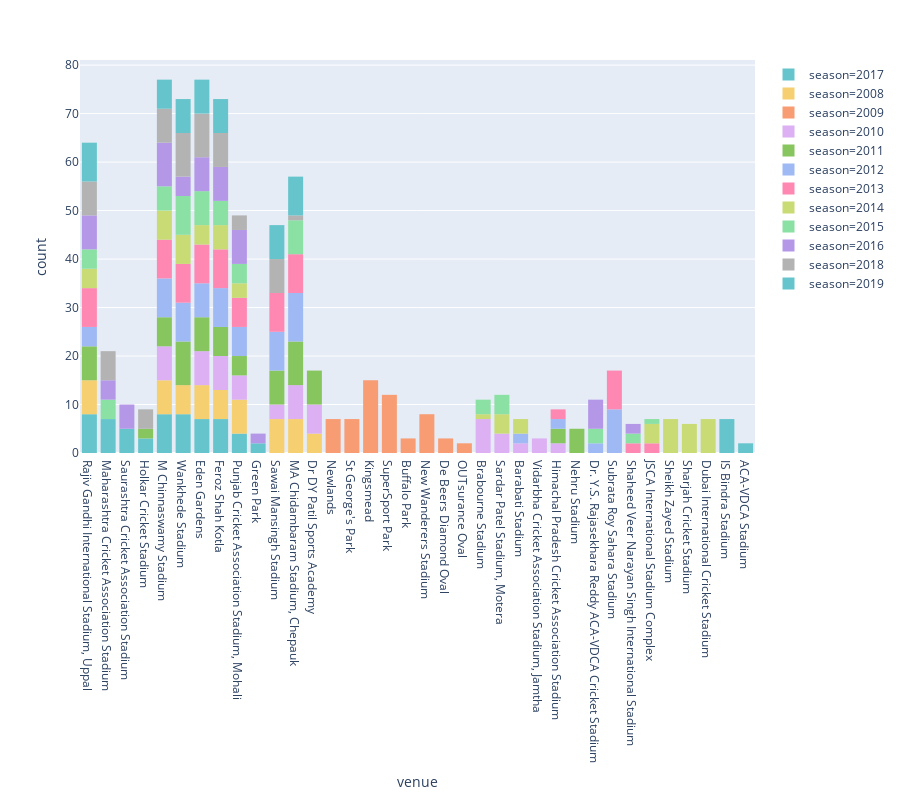

Notebook code cell kept with this figure:
### Code cell
fig=ps.histogram(data_frame=df_complete,x='venue',color='season',height=800,width=900,color_discrete_sequence=ps.colors.qualitative.Pastel)
fig.show()

### Figure 1 — Plotly figure (JSON) as saved in the notebook; plotly's stock layout.template omitted (floating-point values rounded to 4 significant figures)
{"data": [{"hovertemplate": "season=2017<br>venue=%{x}<br>count=%{y}", "showlegend": true, "legendgroup": "season=2017", "name": "season=2017", "yaxis": "y", "marker": {"color": "rgb(102, 197, 204)"}, "hoverlabel": {"namelength": 0}, "offsetgroup": "season=2017", "xaxis": "x", "bingroup": "x", "x": ["Rajiv Gandhi International Stadium, Uppal", "Maharashtra Cricket Association Stadium", "Saurashtra Cricket Association Stadium", "Holkar Cricket Stadium", "M Chinnaswamy Stadium", "Rajiv Gandhi International Stadium, Uppal", "Wankhede Stadium", "Holkar Cricket Stadium", "Maharashtra Cricket Association Stadium", "Wankhede Stadium", "Eden Gardens", "M Chinnaswamy Stadium", "Saurashtra Cricket Association Stadium", "Eden Gardens", "Feroz Shah Kotla", "Wankhede Stadium", "M Chinnaswamy Stadium", "Feroz Shah Kotla", "Rajiv Gandhi International Stadium, Uppal", "Saurashtra Cricket Association Stadium", "Rajiv Gandhi International Stadium, Uppal", "Holkar Cricket Stadium", "Eden Gardens", "Wankhede Stadium", "Maharashtra Cricket Association Stadium", "Saurashtra Cricket Association Stadium", "Eden Gardens", "Wankhede Stadium", "Maharashtra Cricket Association Stadium", "M Chinnaswamy Stadium", "Eden Gardens", "Punjab Cricket Association Stadium, Mohali", "Maharashtra Cricket Association Stadium", "Saurashtra Cricket Association Stadium", "Punjab Cricket Association Stadium, Mohali", "Rajiv Gandhi International Stadium, Uppal", "Wankhede Stadium", "Maharashtra Cricket Association Stadium", "Feroz Shah Kotla", "Eden Gardens", "Feroz Shah Kotla", "M Chinnaswamy Stadium", "Rajiv Gandhi International Stadium, Uppal", "Feroz Shah Kotla", "M Chinnaswamy Stadium", "Punjab Cricket Association Stadium, Mohali", "Rajiv Gandhi International Stadium, Uppal", "Punjab Cricket Association Stadium, Mohali", "Green Park", "Wankhede Stadium", "Feroz Shah Kotla", "Green Park", "Eden Gardens", "Maharashtra Cricket Association Stadium", "Feroz Shah Kotla", "Wankhede Stadium", "M Chinnaswamy Stadium", "M Chinnaswamy Stadium", "Rajiv Gandhi International Stadium, Uppal"], "alignmentgroup": "True", "type": "histogram", "orientation": "v"}, {"hovertemplate": "season=2008<br>venue=%{x}<br>count=%{y}", "showlegend": true, "legendgroup": "season=2008", "name": "season=2008", "yaxis": "y", "marker": {"color": "rgb(246, 207, 113)"}, "hoverlabel": {"namelength": 0}, "offsetgroup": "season=2008", "xaxis": "x", "bingroup": "x", "x": ["M Chinnaswamy Stadium", "Punjab Cricket Association Stadium, Mohali", "Feroz Shah Kotla", "Wankhede Stadium", "Eden Gardens", "Sawai Mansingh Stadium", "Rajiv Gandhi International Stadium, Uppal", "MA Chidambaram Stadium, Chepauk", "Rajiv Gandhi International Stadium, Uppal", "Punjab Cricket Association Stadium, Mohali", "M Chinnaswamy Stadium", "MA Chidambaram Stadium, Chepauk", "Dr DY Patil Sports Academy", "Punjab Cricket Association Stadium, Mohali", "M Chinnaswamy Stadium", "Eden Gardens", "Feroz Shah Kotla", "Rajiv Gandhi International Stadium, Uppal", "Sawai Mansingh Stadium", "MA Chidambaram Stadium, Chepauk", "Rajiv Gandhi International Stadium, Uppal", "Punjab Cricket Association Stadium, Mohali", "Dr DY Patil Sports Academy", "Sawai Mansingh Stadium", "M Chinnaswamy Stadium", "MA Chidambaram Stadium, Chepauk", "Dr DY Patil Sports Academy", "Feroz Shah Kotla", "Eden Gardens", "Sawai Mansingh Stadium", "M Chinnaswamy Stadium", "MA Chidambaram Stadium, Chepauk", "Rajiv Gandhi International Stadium, Uppal", "Sawai Mansingh Stadium", "Punjab Cricket Association Stadium, Mohali", "Eden Gardens", "Wankhede Stadium", "Punjab Cricket Association Stadium, Mohali", "Feroz Shah Kotla", "Wankhede Stadium", "Feroz Shah Kotla", "Sawai Mansingh Stadium", "Rajiv Gandhi International Stadium, Uppal", "Eden Gardens", "M Chinnaswamy Stadium", "Eden Gardens", "Wankhede Stadium", "MA Chidambaram Stadium, Chepauk", "Punjab Cricket Association Stadium, Mohali", "Feroz Shah Kotla", "MA Chidambaram Stadium, Chepauk", "M Chinnaswamy Stadium", "Eden Gardens", "Sawai Mansingh Stadium", "Rajiv Gandhi International Stadium, Uppal", "Wankhede Stadium", "Wankhede Stadium", "Dr DY Patil Sports Academy"], "alignmentgroup": "True", "type": "histogram", "orientation": "v"}, {"hovertemplate": "season=2009<br>venue=%{x}<br>count=%{y}", "showlegend": true, "legendgroup": "season=2009", "name": "season=2009", "yaxis": "y", "marker": {"color": "rgb(248, 156, 116)"}, "hoverlabel": {"namelength": 0}, "offsetgroup": "season=2009", "xaxis": "x", "bingroup": "x", "x": ["Newlands", "Newlands", "Newlands", "Newlands", "St George's Park", "Kingsmead", "Newlands", "Kingsmead", "Newlands", "Kingsmead", "Kingsmead", "St George's Park", "Newlands", "Kingsmead", "St George's Park", "SuperSport Park", "Kingsmead", "Kingsmead", "SuperSport Park", "SuperSport Park", "Buffalo Park", "Kingsmead", "St George's Park", "New Wanderers Stadium", "St George's Park", "New Wanderers Stadium", "Buffalo Park", "Kingsmead", "Kingsmead", "SuperSport Park", "SuperSport Park", "SuperSport Park", "Buffalo Park", "De Beers Diamond Oval", "De Beers Diamond Oval", "St George's Park", "New Wanderers Stadium", "De Beers Diamond Oval", "SuperSport Park", "SuperSport Park", "Kingsmead", "Kingsmead", "Kingsmead", "OUTsurance Oval", "St George's Park", "New Wanderers Stadium", "New Wanderers Stadium", "OUTsurance Oval", "SuperSport Park", "New Wanderers Stadium", "Kingsmead", "Kingsmead", "SuperSport Park", "SuperSport Park", "SuperSport Park", "New Wanderers Stadium", "New Wanderers Stadium"], "alignmentgroup": "True", "type": "histogram", "orientation": "v"}, {"hovertemplate": "season=2010<br>venue=%{x}<br>count=%{y}", "showlegend": true, "legendgroup": "season=2010", "name": "season=2010", "yaxis": "y", "marker": {"color": "rgb(220, 176, 242)"}, "hoverlabel": {"namelength": 0}, "offsetgroup": "season=2010", "xaxis": "x", "bingroup": "x", "x": ["Dr DY Patil Sports Academy", "Brabourne Stadium", "Punjab Cricket Association Stadium, Mohali", "Eden Gardens", "MA Chidambaram Stadium, Chepauk", "Sardar Patel Stadium, Motera", "M Chinnaswamy Stadium", "Eden Gardens", "Feroz Shah Kotla", "M Chinnaswamy Stadium", "Feroz Shah Kotla", "Barabati Stadium", "Sardar Patel Stadium, Motera", "Brabourne Stadium", "Barabati Stadium", "MA Chidambaram Stadium, Chepauk", "Brabourne Stadium", "M Chinnaswamy Stadium", "Punjab Cricket Association Stadium, Mohali", "Brabourne Stadium", "Sardar Patel Stadium, Motera", "Punjab Cricket Association Stadium, Mohali", "M Chinnaswamy Stadium", "Sardar Patel Stadium, Motera", "Dr DY Patil Sports Academy", "Feroz Shah Kotla", "Brabourne Stadium", "MA Chidambaram Stadium, Chepauk", "Feroz Shah Kotla", "Eden Gardens", "Punjab Cricket Association Stadium, Mohali", "MA Chidambaram Stadium, Chepauk", "Brabourne Stadium", "Eden Gardens", "Feroz Shah Kotla", "Vidarbha Cricket Association Stadium, Jamtha", "MA Chidambaram Stadium, Chepauk", "Sawai Mansingh Stadium", "Eden Gardens", "M Chinnaswamy Stadium", "Punjab Cricket Association Stadium, Mohali", "Vidarbha Cricket Association Stadium, Jamtha", "M Chinnaswamy Stadium", "Feroz Shah Kotla", "Sawai Mansingh Stadium", "Vidarbha Cricket Association Stadium, Jamtha", "Brabourne Stadium", "MA Chidambaram Stadium, Chepauk", "Sawai Mansingh Stadium", "MA Chidambaram Stadium, Chepauk", "Himachal Pradesh Cricket Association Stadium", "M Chinnaswamy Stadium", "Eden Gardens", "Himachal Pradesh Cricket Association Stadium", "Feroz Shah Kotla", "Eden Gardens", "Dr DY Patil Sports Academy", "Dr DY Patil Sports Academy", "Dr DY Patil Sports Academy", "Dr DY Patil Sports Academy"], "alignmentgroup": "True", "type": "histogram", "orientation": "v"}, {"hovertemplate": "season=2011<br>venue=%{x}<br>count=%{y}", "showlegend": true, "legendgroup": "season=2011", "name": "season=2011", "yaxis": "y", "marker": {"color": "rgb(135, 197, 95)"}, "hoverlabel": {"namelength": 0}, "offsetgroup": "season=2011", "xaxis": "x", "bingroup": "x", "x": ["MA Chidambaram Stadium, Chepauk", "Rajiv Gandhi International Stadium, Uppal", "Nehru Stadium", "Feroz Shah Kotla", "Dr DY Patil Sports Academy", "Eden Gardens", "Sawai Mansingh Stadium", "M Chinnaswamy Stadium", "Punjab Cricket Association Stadium, Mohali", "Dr DY Patil Sports Academy", "Rajiv Gandhi International Stadium, Uppal", "Sawai Mansingh Stadium", "Wankhede Stadium", "MA Chidambaram Stadium, Chepauk", "Rajiv Gandhi International Stadium, Uppal", "Dr DY Patil Sports Academy", "Eden Gardens", "Nehru Stadium", "Feroz Shah Kotla", "Wankhede Stadium", "Eden Gardens", "Punjab Cricket Association Stadium, Mohali", "Wankhede Stadium", "Eden Gardens", "Feroz Shah Kotla", "Rajiv Gandhi International Stadium, Uppal", "Sawai Mansingh Stadium", "MA Chidambaram Stadium, Chepauk", "Feroz Shah Kotla", "Dr DY Patil Sports Academy", "Nehru Stadium", "Feroz Shah Kotla", "Sawai Mansingh Stadium", "M Chinnaswamy Stadium", "Nehru Stadium", "Eden Gardens", "Sawai Mansingh Stadium", "MA Chidambaram Stadium, Chepauk", "Wankhede Stadium", "Feroz Shah Kotla", "Rajiv Gandhi International Stadium, Uppal", "MA Chidambaram Stadium, Chepauk", "Dr DY Patil Sports Academy", "Nehru Stadium", "Rajiv Gandhi International Stadium, Uppal", "M Chinnaswamy Stadium", "Eden Gardens", "Wankhede Stadium", "M Chinnaswamy Stadium", "Punjab Cricket Association Stadium, Mohali", "Sawai Mansingh Stadium", "Rajiv Gandhi International Stadium, Uppal", "Punjab Cricket Association Stadium, Mohali", "Sawai Mansingh Stadium", "MA Chidambaram Stadium, Chepauk", "Holkar Cricket Stadium", "M Chinnaswamy Stadium", "Wankhede Stadium", "Himachal Pradesh Cricket Association Stadium", "Holkar Cricket Stadium", "Dr DY Patil Sports Academy", "Himachal Pradesh Cricket Association Stadium", "MA Chidambaram Stadium, Chepauk", "Dr DY Patil Sports Academy", "Wankhede Stadium", "Himachal Pradesh Cricket Association Stadium", "M Chinnaswamy Stadium", "Eden Gardens", "Wankhede Stadium", "Wankhede Stadium", "MA Chidambaram Stadium, Chepauk", "MA Chidambaram Stadium, Chepauk"], "alignmentgroup": "True", "type": "histogram", "orientation": "v"}, {"hovertemplate": "season=2012<br>venue=%{x}<br>count=%{y}", "showlegend": true, "legendgroup": "season=2012", "name": "season=2012", "yaxis": "y", "marker": {"color": "rgb(158, 185, 243)"}, "hoverlabel": {"namelength": 0}, "offsetgroup": "season=2012", "xaxis": "x", "bingroup": "x", "x": ["MA Chidambaram Stadium, Chepauk", "Eden Gardens", "Wankhede Stadium", "Sawai Mansingh Stadium", "M Chinnaswamy Stadium", "Dr. Y.S. Rajasekhara Reddy ACA-VDCA Cricket Stadium", "Sawai Mansingh Stadium", "Subrata Roy Sahara Stadium", "Dr. Y.S. Rajasekhara Reddy ACA-VDCA Cricket Stadium", "M Chinnaswamy Stadium", "Feroz Shah Kotla", "Wankhede Stadium", "MA Chidambaram Stadium, Chepauk", "Punjab Cricket Association Stadium, Mohali", "Eden Gardens", "Feroz Shah Kotla", "Subrata Roy Sahara Stadium", "Eden Gardens", "M Chinnaswamy Stadium", "Wankhede Stadium", "Sawai Mansingh Stadium", "M Chinnaswamy Stadium", "Punjab Cricket Association Stadium, Mohali", "Rajiv Gandhi International Stadium, Uppal", "MA Chidambaram Stadium, Chepauk", "Punjab Cricket Association Stadium, Mohali", "MA Chidambaram Stadium, Chepauk", "Feroz Shah Kotla", "Wankhede Stadium", "Barabati Stadium", "Sawai Mansingh Stadium", "Subrata Roy Sahara Stadium", "Punjab Cricket Association Stadium, Mohali", "Subrata Roy Sahara Stadium", "Feroz Shah Kotla", "MA Chidambaram Stadium, Chepauk", "Eden Gardens", "Feroz Shah Kotla", "Wankhede Stadium", "MA Chidambaram Stadium, Chepauk", "Barabati Stadium", "Sawai Mansingh Stadium", "M Chinnaswamy Stadium", "Subrata Roy Sahara Stadium", "MA Chidambaram Stadium, Chepauk", "Eden Gardens", "Punjab Cricket Association Stadium, Mohali", "Wankhede Stadium", "M Chinnaswamy Stadium", "Feroz Shah Kotla", "Subrata Roy Sahara Stadium", "Rajiv Gandhi International Stadium, Uppal", "Wankhede Stadium", "Sawai Mansingh Stadium", "Subrata Roy Sahara Stadium", "Eden Gardens", "MA Chidambaram Stadium, Chepauk", "Sawai Mansingh Stadium", "Punjab Cricket Association Stadium, Mohali", "M Chinnaswamy Stadium", "Eden Gardens", "Feroz Shah Kotla", "Wankhede Stadium", "Himachal Pradesh Cricket Association Stadium", "Feroz Shah Kotla", "Rajiv Gandhi International Stadium, Uppal", "Himachal Pradesh Cricket Association Stadium", "Subrata Roy Sahara Stadium", "Rajiv Gandhi International Stadium, Uppal", "Sawai Mansingh Stadium", "Subrata Roy Sahara Stadium", "M Chinnaswamy Stadium", "MA Chidambaram Stadium, Chepauk", "MA Chidambaram Stadium, Chepauk"], "alignmentgroup": "True", "type": "histogram", "orientation": "v"}, {"hovertemplate": "season=2013<br>venue=%{x}<br>count=%{y}", "showlegend": true, "legendgroup": "season=2013", "name": "season=2013", "yaxis": "y", "marker": {"color": "rgb(254, 136, 177)"}, "hoverlabel": {"namelength": 0}, "offsetgroup": "season=2013", "xaxis": "x", "bingroup": "x", "x": ["Eden Gardens", "M Chinnaswamy Stadium", "Rajiv Gandhi International Stadium, Uppal", "Feroz Shah Kotla", "MA Chidambaram Stadium, Chepauk", "Subrata Roy Sahara Stadium", "Rajiv Gandhi International Stadium, Uppal", "Sawai Mansingh Stadium", "Wankhede Stadium", "Punjab Cricket Association Stadium, Mohali", "M Chinnaswamy Stadium", "Subrata Roy Sahara Stadium", "Feroz Shah Kotla", "Wankhede Stadium", "MA Chidambaram Stadium, Chepauk", "Eden Gardens", "Sawai Mansingh Stadium", "MA Chidambaram Stadium, Chepauk", "Punjab Cricket Association Stadium, Mohali", "M Chinnaswamy Stadium", "Subrata Roy Sahara Stadium", "Sawai Mansingh Stadium", "Feroz Shah Kotla", "Rajiv Gandhi International Stadium, Uppal", "Eden Gardens", "M Chinnaswamy Stadium", "Feroz Shah Kotla", "Punjab Cricket Association Stadium, Mohali", "MA Chidambaram Stadium, Chepauk", "M Chinnaswamy Stadium", "Himachal Pradesh Cricket Association Stadium", "Eden Gardens", "MA Chidambaram Stadium, Chepauk", "Eden Gardens", "Sawai Mansingh Stadium", "Wankhede Stadium", "MA Chidambaram Stadium, Chepauk", "Shaheed Veer Narayan Singh International Stadium", "Sawai Mansingh Stadium", "Wankhede Stadium", "Subrata Roy Sahara Stadium", "Rajiv Gandhi International Stadium, Uppal", "Shaheed Veer Narayan Singh International Stadium", "MA Chidambaram Stadium, Chepauk", "Subrata Roy Sahara Stadium", "Eden Gardens", "Rajiv Gandhi International Stadium, Uppal", "M Chinnaswamy Stadium", "Wankhede Stadium", "Sawai Mansingh Stadium", "M Chinnaswamy Stadium", "Sawai Mansingh Stadium", "Wankhede Stadium", "Rajiv Gandhi International Stadium, Uppal", "Punjab Cricket Association Stadium, Mohali", "Subrata Roy Sahara Stadium", "Feroz Shah Kotla", "Subrata Roy Sahara Stadium", "Punjab Cricket Association Stadium, Mohali", "JSCA International Stadium Complex", "Sawai Mansingh Stadium", "Feroz Shah Kotla", "Wankhede Stadium", "JSCA International Stadium Complex", "MA Chidambaram Stadium, Chepauk", "Wankhede Stadium", "Punjab Cricket Association Stadium, Mohali", "Rajiv Gandhi International Stadium, Uppal", "Himachal Pradesh Cricket Association Stadium", "Subrata Roy Sahara Stadium", "M Chinnaswamy Stadium", "Rajiv Gandhi International Stadium, Uppal", "Feroz Shah Kotla", "Feroz Shah Kotla", "Eden Gardens", "Eden Gardens"], "alignmentgroup": "True", "type": "histogram", "orientation": "v"}, {"hovertemplate": "season=2014<br>venue=%{x}<br>count=%{y}", "showlegend": true, "legendgroup": "season=2014", "name": "season=2014", "yaxis": "y", "marker": {"color": "rgb(201, 219, 116)"}, "hoverlabel": {"namelength": 0}, "offsetgroup": "season=2014", "xaxis": "x", "bingroup": "x", "x": ["Sheikh Zayed Stadium", "Sharjah Cricket Stadium", "Sheikh Zayed Stadium", "Sheikh Zayed Stadium", "Dubai International Cricket Stadium", "Dubai International Cricket Stadium", "Sharjah Cricket Stadium", "Sheikh Zayed Stadium", "Sharjah Cricket Stadium", "Dubai International Cricket Stadium", "Sharjah Cricket Stadium", "Dubai International Cricket Stadium", "Dubai International Cricket Stadium", "Sheikh Zayed Stadium", "Sheikh Zayed Stadium", "Sharjah Cricket Stadium", "Sharjah Cricket Stadium", "Dubai International Cricket Stadium", "Sheikh Zayed Stadium", "Dubai International Cricket Stadium", "JSCA International Stadium Complex", "Wankhede Stadium", "Feroz Shah Kotla", "M Chinnaswamy Stadium", "Sardar Patel Stadium, Motera", "Feroz Shah Kotla", "Wankhede Stadium", "Feroz Shah Kotla", "Barabati Stadium", "Sardar Patel Stadium, Motera", "M Chinnaswamy Stadium", "Feroz Shah Kotla", "Wankhede Stadium", "Barabati Stadium", "M Chinnaswamy Stadium", "Rajiv Gandhi International Stadium, Uppal", "JSCA International Stadium Complex", "M Chinnaswamy Stadium", "Rajiv Gandhi International Stadium, Uppal", "Barabati Stadium", "Sardar Patel Stadium, Motera", "JSCA International Stadium Complex", "Rajiv Gandhi International Stadium, Uppal", "Sardar Patel Stadium, Motera", "Feroz Shah Kotla", "Rajiv Gandhi International Stadium, Uppal", "Eden Gardens", "Punjab Cricket Association Stadium, Mohali", "Eden Gardens", "JSCA International Stadium Complex", "Wankhede Stadium", "Punjab Cricket Association Stadium, Mohali", "M Chinnaswamy Stadium", "Eden Gardens", "Punjab Cricket Association Stadium, Mohali", "Wankhede Stadium", "Eden Gardens", "Brabourne Stadium", "Wankhede Stadium", "M Chinnaswamy Stadium"], "alignmentgroup": "True", "type": "histogram", "orientation": "v"}, {"hovertemplate": "season=2015<br>venue=%{x}<br>count=%{y}", "showlegend": true, "legendgroup": "season=2015", "name": "season=2015", "yaxis": "y", "marker": {"color": "rgb(139, 224, 164)"}, "hoverlabel": {"namelength": 0}, "offsetgroup": "season=2015", "xaxis": "x", "bingroup": "x", "x": ["Eden Gardens", "MA Chidambaram Stadium, Chepauk", "Maharashtra Cricket Association Stadium", "MA Chidambaram Stadium, Chepauk", "Eden Gardens", "Feroz Shah Kotla", "Wankhede Stadium", "M Chinnaswamy Stadium", "Sardar Patel Stadium, Motera", "Eden Gardens", "Maharashtra Cricket Association Stadium", "Dr. Y.S. Rajasekhara Reddy ACA-VDCA Cricket Stadium", "Wankhede Stadium", "Dr. Y.S. Rajasekhara Reddy ACA-VDCA Cricket Stadium", "Maharashtra Cricket Association Stadium", "Sardar Patel Stadium, Motera", "M Chinnaswamy Stadium", "Feroz Shah Kotla", "Sardar Patel Stadium, Motera", "Dr. Y.S. Rajasekhara Reddy ACA-VDCA Cricket Stadium", "M Chinnaswamy Stadium", "Feroz Shah Kotla", "Sardar Patel Stadium, Motera", "Wankhede Stadium", "MA Chidambaram Stadium, Chepauk", "Feroz Shah Kotla", "Punjab Cricket Association Stadium, Mohali", "Eden Gardens", "MA Chidambaram Stadium, Chepauk", "Feroz Shah Kotla", "Wankhede Stadium", "M Chinnaswamy Stadium", "Rajiv Gandhi International Stadium, Uppal", "Punjab Cricket Association Stadium, Mohali", "Brabourne Stadium", "MA Chidambaram Stadium, Chepauk", "Eden Gardens", "Wankhede Stadium", "M Chinnaswamy Stadium", "Brabourne Stadium", "MA Chidambaram Stadium, Chepauk", "Eden Gardens", "Shaheed Veer Narayan Singh International Stadium", "Wankhede Stadium", "MA Chidambaram Stadium, Chepauk", "Rajiv Gandhi International Stadium, Uppal", "Shaheed Veer Narayan Singh International Stadium", "Punjab Cricket Association Stadium, Mohali", "Wankhede Stadium", "Rajiv Gandhi International Stadium, Uppal", "Punjab Cricket Association Stadium, Mohali", "Brabourne Stadium", "Rajiv Gandhi International Stadium, Uppal", "Wankhede Stadium", "Maharashtra Cricket Association Stadium", "JSCA International Stadium Complex", "Eden Gardens"], "alignmentgroup": "True", "type": "histogram", "orientation": "v"}, {"hovertemplate": "season=2016<br>venue=%{x}<br>count=%{y}", "showlegend": true, "legendgroup": "season=2016", "name": "season=2016", "yaxis": "y", "marker": {"color": "rgb(180, 151, 231)"}, "hoverlabel": {"namelength": 0}, "offsetgroup": "season=2016", "xaxis": "x", "bingroup": "x", "x": ["Wankhede Stadium", "Eden Gardens", "Punjab Cricket Association Stadium, Mohali", "M Chinnaswamy Stadium", "Eden Gardens", "Saurashtra Cricket Association Stadium", "Feroz Shah Kotla", "Rajiv Gandhi International Stadium, Uppal", "Wankhede Stadium", "Punjab Cricket Association Stadium, Mohali", "M Chinnaswamy Stadium", "Rajiv Gandhi International Stadium, Uppal", "Punjab Cricket Association Stadium, Mohali", "Wankhede Stadium", "Saurashtra Cricket Association Stadium", "Maharashtra Cricket Association Stadium", "Feroz Shah Kotla", "Rajiv Gandhi International Stadium, Uppal", "Saurashtra Cricket Association Stadium", "Maharashtra Cricket Association Stadium", "Punjab Cricket Association Stadium, Mohali", "Rajiv Gandhi International Stadium, Uppal", "Feroz Shah Kotla", "Wankhede Stadium", "Maharashtra Cricket Association Stadium", "Feroz Shah Kotla", "Rajiv Gandhi International Stadium, Uppal", "Saurashtra Cricket Association Stadium", "Maharashtra Cricket Association Stadium", "M Chinnaswamy Stadium", "Saurashtra Cricket Association Stadium", "Eden Gardens", "Feroz Shah Kotla", "Rajiv Gandhi International Stadium, Uppal", "M Chinnaswamy Stadium", "Punjab Cricket Association Stadium, Mohali", "Dr. Y.S. Rajasekhara Reddy ACA-VDCA Cricket Stadium", "Eden Gardens", "Punjab Cricket Association Stadium, Mohali", "Dr. Y.S. Rajasekhara Reddy ACA-VDCA Cricket Stadium", "M Chinnaswamy Stadium", "Rajiv Gandhi International Stadium, Uppal", "Dr. Y.S. Rajasekhara Reddy ACA-VDCA Cricket Stadium", "M Chinnaswamy Stadium", "Eden Gardens", "Punjab Cricket Association Stadium, Mohali", "Dr. Y.S. Rajasekhara Reddy ACA-VDCA Cricket Stadium", "Eden Gardens", "Dr. Y.S. Rajasekhara Reddy ACA-VDCA Cricket Stadium", "M Chinnaswamy Stadium", "Green Park", "Shaheed Veer Narayan Singh International Stadium", "Dr. Y.S. Rajasekhara Reddy ACA-VDCA Cricket Stadium", "Green Park", "Eden Gardens", "Shaheed Veer Narayan Singh International Stadium", "M Chinnaswamy Stadium", "Feroz Shah Kotla", "Feroz Shah Kotla", "M Chinnaswamy Stadium"], "alignmentgroup": "True", "type": "histogram", "orientation": "v"}, {"hovertemplate": "season=2018<br>venue=%{x}<br>count=%{y}", "showlegend": true, "legendgroup": "season=2018", "name": "season=2018", "yaxis": "y", "marker": {"color": "rgb(179, 179, 179)"}, "hoverlabel": {"namelength": 0}, "offsetgroup": "season=2018", "xaxis": "x", "bingroup": "x", "x": ["Wankhede Stadium", "Punjab Cricket Association Stadium, Mohali", "Eden Gardens", "Rajiv Gandhi International Stadium, Uppal", "MA Chidambaram Stadium, Chepauk", "Sawai Mansingh Stadium", "Rajiv Gandhi International Stadium, Uppal", "M Chinnaswamy Stadium", "Wankhede Stadium", "Eden Gardens", "M Chinnaswamy Stadium", "Punjab Cricket Association Stadium, Mohali", "Eden Gardens", "Wankhede Stadium", "Sawai Mansingh Stadium", "Punjab Cricket Association Stadium, Mohali", "Maharashtra Cricket Association Stadium", "Eden Gardens", "M Chinnaswamy Stadium", "Rajiv Gandhi International Stadium, Uppal", "Sawai Mansingh Stadium", "Feroz Shah Kotla", "Wankhede Stadium", "M Chinnaswamy Stadium", "Rajiv Gandhi International Stadium, Uppal", "Feroz Shah Kotla", "Maharashtra Cricket Association Stadium", "Sawai Mansingh Stadium", "M Chinnaswamy Stadium", "Maharashtra Cricket Association Stadium", "M Chinnaswamy Stadium", "Feroz Shah Kotla", "Eden Gardens", "Holkar Cricket Stadium", "Maharashtra Cricket Association Stadium", "Rajiv Gandhi International Stadium, Uppal", "Wankhede Stadium", "Holkar Cricket Stadium", "Rajiv Gandhi International Stadium, Uppal", "Sawai Mansingh Stadium", "Eden Gardens", "Feroz Shah Kotla", "Sawai Mansingh Stadium", "Holkar Cricket Stadium", "Feroz Shah Kotla", "Maharashtra Cricket Association Stadium", "Wankhede Stadium", "Holkar Cricket Stadium", "Eden Gardens", "Wankhede Stadium", "M Chinnaswamy Stadium", "Feroz Shah Kotla", "Sawai Mansingh Stadium", "Rajiv Gandhi International Stadium, Uppal", "Feroz Shah Kotla", "Maharashtra Cricket Association Stadium", "Wankhede Stadium", "Eden Gardens", "Eden Gardens", "Wankhede Stadium"], "alignmentgroup": "True", "type": "histogram", "orientation": "v"}, {"hovertemplate": "season=2019<br>venue=%{x}<br>count=%{y}", "showlegend": true, "legendgroup": "season=2019", "name": "season=2019", "yaxis": "y", "marker": {"color": "rgb(102, 197, 204)"}, "hoverlabel": {"namelength": 0}, "offsetgroup": "season=2019", "xaxis": "x", "bingroup": "x", "x": ["MA Chidambaram Stadium, Chepauk", "Eden Gardens", "Wankhede Stadium", "Sawai Mansingh Stadium", "Feroz Shah Kotla", "Eden Gardens", "M Chinnaswamy Stadium", "Rajiv Gandhi International Stadium, Uppal", "IS Bindra Stadium", "Feroz Shah Kotla", "Rajiv Gandhi International Stadium, Uppal", "MA Chidambaram Stadium, Chepauk", "IS Bindra Stadium", "Sawai Mansingh Stadium", "Wankhede Stadium", "Feroz Shah Kotla", "M Chinnaswamy Stadium", "MA Chidambaram Stadium, Chepauk", "Rajiv Gandhi International Stadium, Uppal", "M Chinnaswamy Stadium", "Sawai Mansingh Stadium", "IS Bindra Stadium", "MA Chidambaram Stadium, Chepauk", "Wankhede Stadium", "Sawai Mansingh Stadium", "Eden Gardens", "Wankhede Stadium", "IS Bindra Stadium", "Eden Gardens", "Rajiv Gandhi International Stadium, Uppal", "Wankhede Stadium", "IS Bindra Stadium", "Rajiv Gandhi International Stadium, Uppal", "Feroz Shah Kotla", "Eden Gardens", "Sawai Mansingh Stadium", "Feroz Shah Kotla", "Rajiv Gandhi International Stadium, Uppal", "M Chinnaswamy Stadium", "Sawai Mansingh Stadium", "MA Chidambaram Stadium, Chepauk", "M Chinnaswamy Stadium", "Eden Gardens", "MA Chidambaram Stadium, Chepauk", "Sawai Mansingh Stadium", "Feroz Shah Kotla", "Eden Gardens", "Rajiv Gandhi International Stadium, Uppal", "MA Chidambaram Stadium, Chepauk", "Wankhede Stadium", "IS Bindra Stadium", "Feroz Shah Kotla", "M Chinnaswamy Stadium", "IS Bindra Stadium", "Wankhede Stadium", "MA Chidambaram Stadium, Chepauk", "ACA-VDCA Stadium", "ACA-VDCA Stadium", "Rajiv Gandhi International Stadium, Uppal"], "alignmentgroup": "True", "type": "histogram", "orientation": "v"}], "layout": {"xaxis": {"domain": [0, 1], "anchor": "y", "title": {"text": "venue"}}, "width": 900, "yaxis": {"domain": [0, 1], "anchor": "x", "title": {"text": "count"}}, "height": 800, "barmode": "relative", "margin": {"t": 60}, "legend": {"tracegroupgap": 0}}}
